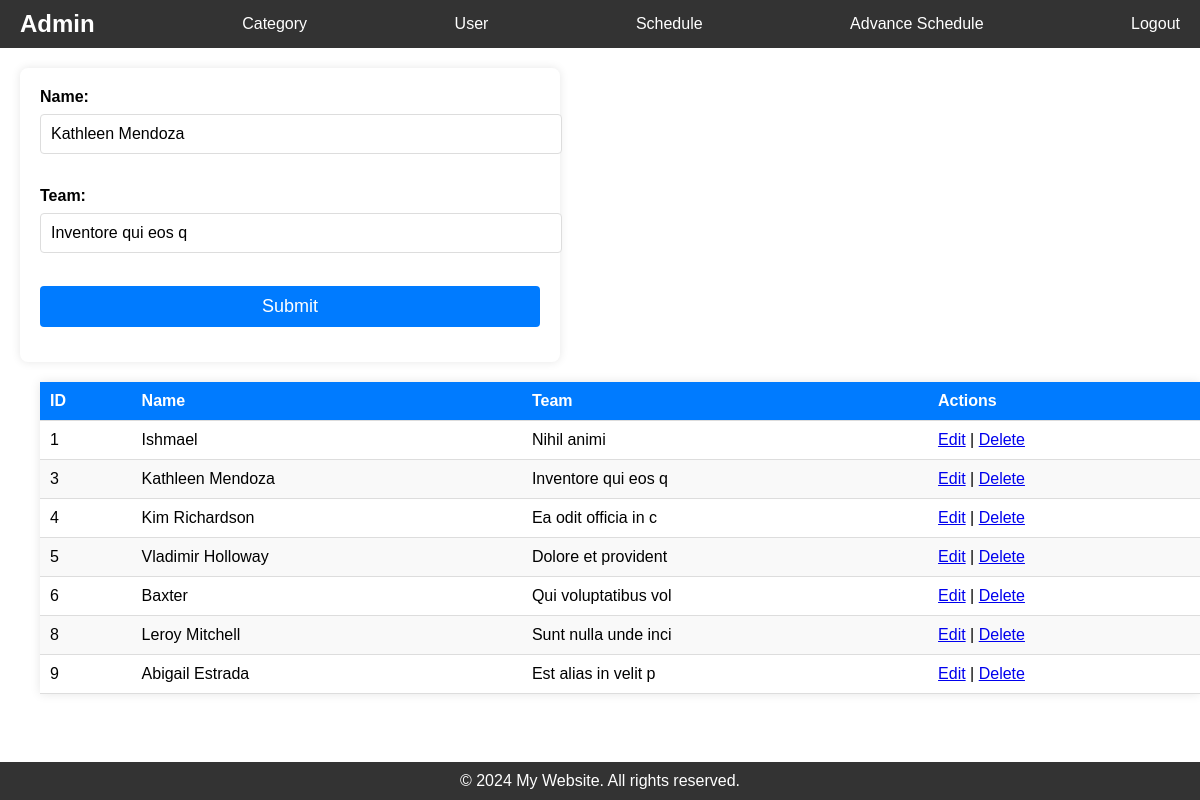
Screenshot of /user.php?id=3 (signed in) with the database file from the repository.
### tables this page shows
CREATE TABLE `users` (
  `id` int(11) NOT NULL,
  `name` varchar(45) NOT NULL,
  `team` varchar(45) NOT NULL
);

### config/connection.php (called while the page is built, shortened)
<?php
$table_user = "users";
?>

### user.php (the view, shortened to what this page needs)
<?php
require './config/connection.php';
require './include/head.php';
require './include/header.php';
if (isset($_GET['id']) && !empty($_GET['id'])) {
    $id = $conn->real_escape_string($_GET['id']);
    $sql = "SELECT id, name, team FROM `$table_user` WHERE id = $id";
    $result = $conn->query($sql);
    if ($result) {
        $data = $result->fetch_assoc();
    }
}
$sql = "SELECT id, name, team FROM `$table_user`";
$result = $conn->query($sql);
$records = ($result && $result->num_rows > 0) ? $result->fetch_all(MYSQLI_ASSOC) : [];
?>
<main>
    <section>
        <form action="process/user/insert.php" method="post">
            <label for="name">Name: </label>
            <input type="text" id="name" name="name" value="<?= isset($data) ? htmlspecialchars($data['name']) : '' ?>" required><br><br>
            <label for="team">Team: </label>
            <input type="text" id="team" name="team" value="<?= isset($data) ? htmlspecialchars($data['team']) : '' ?>" required><br><br>
            <button type="submit">Submit</button>
        </form>
    </section>
    <section>
        <table>
            <thead>
                <tr>
                    <th>ID</th>
                    <th>Name</th>
                    <th>Team</th>
                    <th>Actions</th>
                </tr>
            </thead>
            <tbody>
                <?php if (!empty($records)): ?>
                    <?php foreach ($records as $row): ?>
                        <tr>
                            <td><?= htmlspecialchars($row['id']) ?></td>
                            <td><?= htmlspecialchars($row['name']) ?></td>
                            <td><?= htmlspecialchars($row['team']) ?></td>
                            <td>
                                <a href='user.php?id=<?= htmlspecialchars($row['id']) ?>'>Edit</a> |
                                <a href='process/user/delete.php?id=<?= htmlspecialchars($row['id']) ?>' onclick="return confirm('Are you sure?');">Delete</a>
                            </td>
                        </tr>
                    <?php endforeach; ?>
                <?php else: ?>
                    <tr>
                        <td colspan="4">No Users found.</td>
                    </tr>
                <?php endif; ?>
            </tbody>
        </table>
    </section>
</main>
<?php require './include/footer.php'; ?>

### assets/css/home.css (style rules this page uses)
html, body { height: 100%; margin: 0; padding: 0; }
body { display: flex; flex-direction: column; font-family: Arial, sans-serif; }
main { flex: 1; padding: 20px; }
section { margin-bottom: 20px; }

### assets/css/form.css (style rules this page uses)
form { background: #fff; padding: 20px; border-radius: 8px; box-shadow: 0 0 10px rgba(0, 0, 0, 0.1); width: 100%; max-width: 500px; }
label { display: block; margin-bottom: 8px; font-weight: bold; }
input[type="text"], input[type="date"], select, button { width: 100%; padding: 10px; margin-bottom: 15px; border: 1px solid #ddd; border-radius: 4px; font-size: 16px; }
button { background-color: #007bff; color: white; border: none; cursor: pointer; font-size: 18px; }

### assets/css/table.css (style rules this page uses)
table { width: 100%; max-width: 1200px; margin: 20px; border-collapse: collapse; background-color: #fff; box-shadow: 0 0 10px rgba(0, 0, 0, 0.1); }
thead { background-color: #007bff; color: white; }
th, td { padding: 10px; text-align: left; border-bottom: 1px solid #ddd; }
th { font-weight: bold; }
tr:nth-child(even) { background-color: #f9f9f9; }

### rows the page displays
users: name "Kathleen Mendoza", team "Inventore qui eos q", id "3"
users: id "1", name "Ishmael", team "Nihil animi"
users: id "4", name "Kim Richardson", team "Ea odit officia in c"
users: id "5", name "Vladimir Holloway", team "Dolore et provident"
users: id "6", name "Baxter", team "Qui voluptatibus vol"
users: id "8", name "Leroy Mitchell", team "Sunt nulla unde inci"
users: id "9", name "Abigail Estrada", team "Est alias in velit p"

### other values shown
$_SESSION['ADMINNAME'] "Admin"
